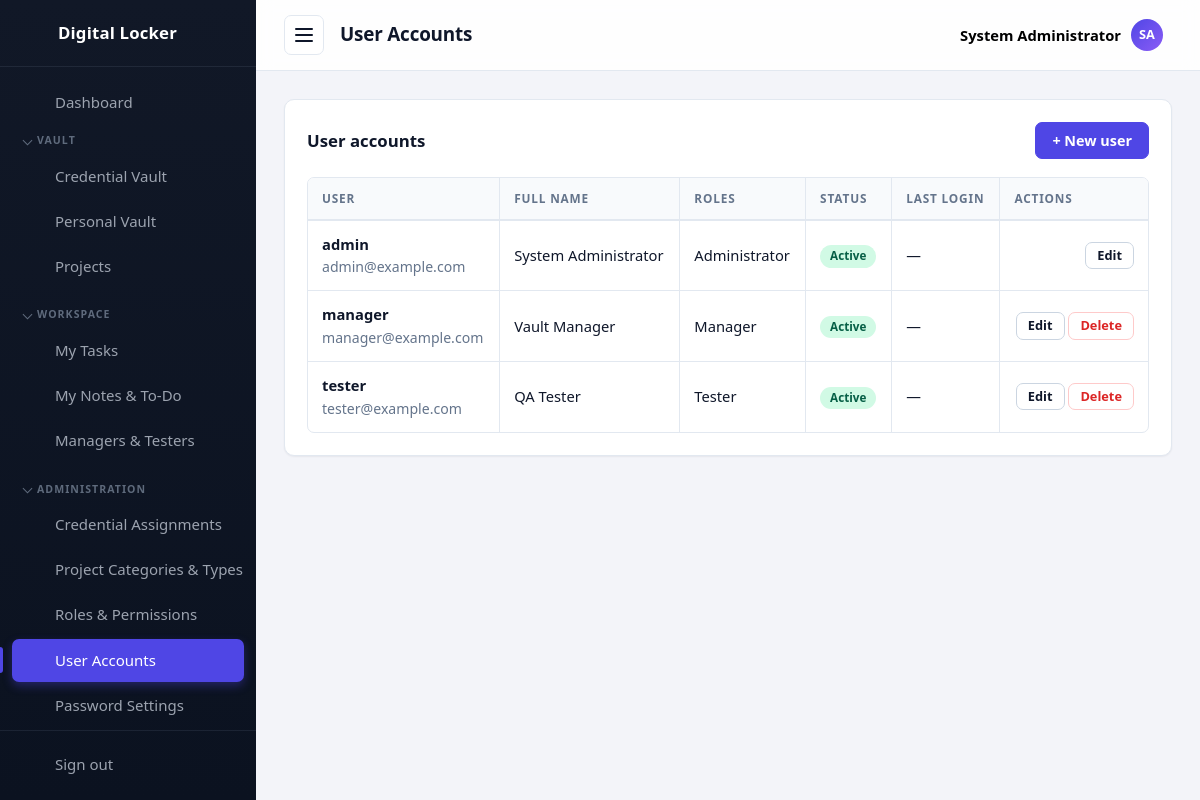
Screenshot of /users/index.php (signed in) with the database file from the repository.
### tables this page shows
CREATE TABLE settings (
  id          INT UNSIGNED AUTO_INCREMENT PRIMARY KEY,
  setting_key VARCHAR(60) NOT NULL UNIQUE,
  setting_value TEXT NULL
);

CREATE TABLE users (
  id            INT UNSIGNED AUTO_INCREMENT PRIMARY KEY,
  username      VARCHAR(50)  NOT NULL UNIQUE,
  email         VARCHAR(120) NOT NULL UNIQUE,
  full_name     VARCHAR(120) NOT NULL DEFAULT '',
  password_hash VARCHAR(255) NOT NULL,
  is_active     TINYINT(1)   NOT NULL DEFAULT 1,
  last_login    DATETIME     NULL,
  created_at    TIMESTAMP DEFAULT CURRENT_TIMESTAMP
);

### includes/functions.php (called while the page is built, shortened)
<?php
function assetUrl(string $relativePath): string
{
    $relativePath = '/' . ltrim($relativePath, '/');
    $diskPath = __DIR__ . '/..' . $relativePath;
    $version = is_file($diskPath) ? filemtime($diskPath) : time();
    return BASE_URL . $relativePath . '?v=' . $version;
}
function e(?string $value): string
{
    return htmlspecialchars((string) $value, ENT_QUOTES, 'UTF-8');
}
function setting(string $key, ?string $default = null): ?string
{
    global $db;
    static $cache = null;
    if ($cache === null) {
        $cache = [];
        try {
            $rows = $db->query('SELECT setting_key, setting_value FROM settings')->fetchAll();
            foreach ($rows as $row) {
                $cache[$row['setting_key']] = $row['setting_value'];
            }
        } catch (Throwable $e) {
            return $default;
        }
    }
    return $cache[$key] ?? $default;
}
function appName(): string
{
    return setting('app_name') ?: 'Digital Locker';
}
function pageTitle(string $title): string
{
    return $title . ' | ' . appName();
}
function initials(string $name): string
{
    $parts = preg_split('/\s+/', trim($name));
    $letters = array_map(static fn ($p) => mb_strtoupper(mb_substr($p, 0, 1)), array_filter($parts));
    return implode('', array_slice($letters, 0, 2)) ?: '?';
}

### includes/auth.php (called while the page is built, shortened)
<?php
function currentUser(): ?array
{
    return $_SESSION['user'] ?? null;
}
function isLoggedIn(): bool
{
    return !empty($_SESSION['user']['id']);
}
function userPermissions(): array
{
    static $permissions = null;
    if ($permissions !== null) {
        return $permissions;
    }
    global $db;
    $permissions = [];
    $stmt = $db->prepare(
        'SELECT DISTINCT rp.permission
           FROM role_permissions rp
           JOIN user_roles ur ON ur.role_id = rp.role_id
          WHERE ur.user_id = :uid'
    );
    $stmt->execute(['uid' => $_SESSION['user']['id']]);
    foreach ($stmt->fetchAll() as $row) {
        $permissions[] = $row['permission'];
    }
    return $permissions;
}
function hasPermission(string $permission): bool
{
    return in_array($permission, userPermissions(), true);
}
function requirePermission(string $permission): void
{
    if (!hasPermission($permission)) {
        require __DIR__ . '/../403.php';
        exit;
    }
}
function userRoleNames(): array
{
    static $roles = null;
    if ($roles !== null) {
        return $roles;
    }
    global $db;
    $stmt = $db->prepare(
        'SELECT r.name, r.id
           FROM roles r
           JOIN user_roles ur ON ur.role_id = r.id
          WHERE ur.user_id = :uid'
    );
    $stmt->execute(['uid' => $_SESSION['user']['id']]);
    $roles = $stmt->fetchAll();
    return $roles;
}
function isAdministrator(): bool
{
    foreach (userRoleNames() as $role) {
        if ($role['name'] === 'Administrator') {
            return true;
        }
    }
    return false;
}

### users/index.php (the view, shortened to what this page needs)
<?php
require_once __DIR__ . '/../includes/init.php';
requirePermission('users.manage');
$pageTitle = 'User Accounts';
$activePage = 'users';
$users = $db->query(
    'SELECT u.id, u.username, u.email, u.full_name, u.is_active, u.last_login,
            GROUP_CONCAT(r.name ORDER BY r.name SEPARATOR ", ") AS role_names
       FROM users u
       LEFT JOIN user_roles ur ON ur.user_id = u.id
       LEFT JOIN roles r ON r.id = ur.role_id
      GROUP BY u.id
      ORDER BY u.username'
)->fetchAll();
require __DIR__ . '/../includes/header.php';
?>
<div class="card">
    <div class="card__header card__header--stack">
        <h2 class="card__title">User accounts</h2>
        <a class="btn btn--primary" href="create.php">+ New user</a>
    </div>
    <?php if ($users): ?>
        <div class="table-wrap">
        <table class="table">
            <thead>
                <tr>
                    <th>User</th>
                    <th>Full name</th>
                    <th>Roles</th>
                    <th>Status</th>
                    <th>Last login</th>
                    <th class="table__actions">Actions</th>
                </tr>
            </thead>
            <tbody>
            <?php foreach ($users as $u): ?>
                <tr>
                    <td><strong><?= e($u['username']) ?></strong><br><span class="muted"><?= e($u['email']) ?></span></td>
                    <td><?= e($u['full_name'] ?: '—') ?></td>
                    <td><?= e($u['role_names'] ?: '—') ?></td>
                    <td>
                        <?php if ((int) $u['is_active'] === 1): ?>
                            <span class="badge badge--success">Active</span>
                        <?php else: ?>
                            <span class="badge badge--danger">Disabled</span>
                        <?php endif; ?>
                    </td>
                    <td><?= e($u['last_login'] ?: '—') ?></td>
                    <td class="table__actions">
                        <a class="btn btn--small" href="edit.php?id=<?= (int) $u['id'] ?>">Edit</a>
                        <?php if ((int) $u['id'] !== (int) currentUser()['id']): ?>
                            <form class="inline-form" method="post" action="delete.php"
                                  onsubmit="return confirm('Delete this user account?');">
                                <button type="submit" class="btn btn--small btn--danger">Delete</button>
                            </form>
                        <?php endif; ?>
                    </td>
                </tr>
            <?php endforeach; ?>
            </tbody>
        </table>
        </div>
    <?php else: ?>
        <p class="muted">No users yet.</p>
    <?php endif; ?>
</div>
<?php require __DIR__ . '/../includes/footer.php'; ?>

### includes/header.php (shortened to what this page needs)
<?php
require_once __DIR__ . '/init.php';
$currentUser = currentUser();
$userRoles   = isLoggedIn() ? userRoleNames() : [];
function isActive(string $name, string $current): string
{
    return $name === $current ? ' active' : '';
}
function sidebarGroups(): array
{
    return [
        'vault' => ['label' => 'Vault', 'items' => [
            ['key' => 'passwords', 'href' => '/passwords/index.php', 'icon' => 'passwords', 'label' => 'Credential Vault', 'show' => hasPermission('passwords.view')],
            ['key' => 'personal', 'href' => '/personal/index.php', 'icon' => 'personal', 'label' => 'Personal Vault', 'show' => true],
            ['key' => 'projects', 'href' => '/projects/index.php', 'icon' => 'projects', 'label' => hasPermission('projects.manage') ? 'Projects' : 'My Projects', 'show' => hasPermission('projects.manage') || hasAnyProjectMembership()],
        ]],
        'workspace' => ['label' => 'Workspace', 'items' => [
            ['key' => 'tasks', 'href' => '/tasks/index.php', 'icon' => 'tasks', 'label' => 'My Tasks', 'show' => hasPermission('tasks.view')],
            ['key' => 'notes', 'href' => '/notes/index.php', 'icon' => 'notes', 'label' => 'My Notes & To-Do', 'show' => true],
            ['key' => 'team', 'href' => '/team/index.php', 'icon' => 'team', 'label' => isAdministrator() ? 'Managers & Testers' : (hasPermission('tasks.manage') ? 'My Team' : 'Mentors'), 'show' => true],
        ]],
        'administration' => ['label' => 'Administration', 'items' => [
            ['key' => 'assignments', 'href' => '/passwords/assignments.php', 'icon' => 'assignments', 'label' => 'Credential Assignments', 'show' => hasPermission('passwords.manage')],
            ['key' => 'categories', 'href' => '/categories/index.php', 'icon' => 'categories', 'label' => 'Project Categories & Types', 'show' => true],
            ['key' => 'roles', 'href' => '/roles/index.php', 'icon' => 'roles', 'label' => 'Roles &amp; Permissions', 'show' => hasPermission('roles.manage')],
            ['key' => 'users', 'href' => '/users/index.php', 'icon' => 'users', 'label' => 'User Accounts', 'show' => hasPermission('users.manage')],
            ['key' => 'settings', 'href' => '/settings/index.php', 'icon' => 'settings', 'label' => 'Password Settings', 'show' => hasPermission('settings.manage')],
            ['key' => 'reset', 'href' => '/settings/reset.php', 'icon' => 'reset', 'label' => 'Factory Reset', 'show' => isAdministrator()],
        ]],
    ];
}
function navIcon(string $name): string
{
    $icons = [
        'dashboard' => '<path d="M3 3h8v8H3zM13 3h8v5h-8zM13 12h8v9h-8zM3 15h8v6H3z"/>',
        'passwords' => '<circle cx="8" cy="15" r="4"/><path d="M10.8 12.2L21 2M18 5l3 3M15.5 7.5l2 2"/>',
        'personal'  => '<circle cx="12" cy="8" r="4"/><path d="M4 21c0-4.4 3.6-7 8-7s8 2.6 8 7"/>',
        'export'    => '<path d="M12 3v12M8 11l4 4 4-4M4 17v3h16v-3"/>',
        'projects'  => '<path d="M3 7a2 2 0 0 1 2-2h4l2 2h8a2 2 0 0 1 2 2v9a2 2 0 0 1-2 2H5a2 2 0 0 1-2-2z"/>',
        'tasks'     => '<path d="M9 5H7a2 2 0 0 0-2 2v12a2 2 0 0 0 2 2h10a2 2 0 0 0 2-2V7a2 2 0 0 0-2-2h-2"/><rect x="9" y="3" width="6" height="4" rx="1"/><path d="M9 12l2 2 4-4"/>',
        'notes'     => '<path d="M6 3h9l5 5v13a1 1 0 0 1-1 1H6a1 1 0 0 1-1-1V4a1 1 0 0 1 1-1z"/><path d="M15 3v5h5M8 13h8M8 17h5"/>',
        'team'      => '<circle cx="9" cy="8" r="3.5"/><path d="M2.5 20c0-3.5 3-5.5 6.5-5.5s6.5 2 6.5 5.5M16 4.5a3.5 3.5 0 0 1 0 7M17.5 14.5c2.5.6 4 2.3 4 5.5"/>',
        'categories' => '<path d="M4 4h7v7H4zM13 4h7v7h-7zM4 13h7v7H4zM13 13h7v7h-7z"/>',
        'assignments' => '<circle cx="9" cy="7" r="4"/><path d="M2.5 21c0-4 3-6.5 6.5-6.5s6.5 2.5 6.5 6.5"/><path d="M17 8l2 2 4-4"/>',
        'roles'     => '<path d="M12 3l8 3v6c0 4.5-3.2 7.6-8 9-4.8-1.4-8-4.5-8-9V6z"/><path d="M9 12l2 2 4-4"/>',
        'users'     => '<circle cx="9" cy="8" r="3.5"/><path d="M2.5 20c0-3.5 3-5.5 6.5-5.5s6.5 2 6.5 5.5M16 4.5a3.5 3.5 0 0 1 0 7M17.5 14.5c2.5.6 4 2.3 4 5.5"/>',
        'settings'  => '<path d="M4 7h10M18 7h2M4 17h2M10 17h10"/><circle cx="16" cy="7" r="2.5"/><circle cx="8" cy="17" r="2.5"/>',
        'reset'     => '<path d="M3 12a9 9 0 1 1 3 6.7"/><path d="M3 21v-5h5"/>',
        'logout'    => '<path d="M14 4H5v16h9M10 12h11M18 8l4 4-4 4"/>',
        'lock'      => '<rect x="5" y="11" width="14" height="10" rx="2"/><path d="M8 11V8a4 4 0 0 1 8 0v3M12 15v3"/>',
    ];
    return '<svg class="icon" width="24" height="24" viewBox="0 0 24 24" fill="none" stroke="currentColor" stroke-width="2" stroke-linecap="round" stroke-linejoin="round" aria-hidden="true">' . ($icons[$name] ?? '') . '</svg>';
}
?>
<!DOCTYPE html>
<html lang="en">
<head>
    <title><?= e(pageTitle($pageTitle)) ?></title>
    <link rel="stylesheet" href="<?= e(assetUrl('/assets/css/style.css')) ?>">
</head>
<body data-autolock="<?= (int) setting('auto_lock_minutes', '0') ?>" data-confirm-reveal="<?= (int) setting('require_confirm_reveal', '0') ?>" data-lock-url="<?= e(BASE_URL . '/lock.php') ?>">
<div class="layout">
    <aside class="sidebar" id="sidebar">
        <a class="sidebar__brand" href="<?= BASE_URL ?>/dashboard.php" aria-label="<?= e(appName()) ?>">
            <?= navIcon('lock') ?>
            <span class="sidebar__brand-text"><?= e(appName()) ?></span>
        </a>
        <nav class="sidebar__nav" aria-label="Main navigation">
            <a class="sidebar__link<?= isActive('dashboard', $activePage) ?>" href="<?= BASE_URL ?>/dashboard.php">
                <?= navIcon('dashboard') ?>
                <span class="sidebar__link-text">Dashboard</span>
            </a>
            <?php foreach (sidebarGroups() as $navGroup):
                $navItems = array_filter($navGroup['items'], static fn ($it) => $it['show']);
            ?>
                <details class="sidebar__group" open>
                    <summary class="sidebar__group-label"><?= e($navGroup['label']) ?></summary>
                    <?php foreach ($navItems as $navItem): ?>
                        <a class="sidebar__link<?= isActive($navItem['key'], $activePage) ?>" href="<?= BASE_URL . $navItem['href'] ?>">
                            <?= navIcon($navItem['icon']) ?>
                            <span class="sidebar__link-text"><?= $navItem['label'] ?></span>
                        </a>
                    <?php endforeach; ?>
                </details>
            <?php endforeach; ?>
        </nav>
        <div class="sidebar__footer">
            <a class="sidebar__link" href="<?= BASE_URL ?>/logout.php">
                <?= navIcon('logout') ?>
                <span class="sidebar__link-text">Sign out</span>
            </a>
        </div>
    </aside>
    <div class="main">
        <header class="topbar">
            <button class="topbar__toggle" id="sidebar-toggle" aria-label="Toggle navigation" aria-expanded="true">
                <span></span><span></span><span></span>
            </button>
            <h1 class="topbar__title"><?= e($pageTitle) ?></h1>
            <div class="topbar__user" id="user-menu">
                <button type="button" class="topbar__user-btn" id="user-menu-toggle" aria-haspopup="true" aria-expanded="false">
                    <span class="topbar__user-name"><?= e($currentUser['full_name'] ?: $currentUser['username']) ?></span>
                    <span class="topbar__avatar"><?= e(initials($currentUser['full_name'] ?: $currentUser['username'])) ?></span>
                </button>
            </div>
        </header>
        <main class="content">

### rows the page displays
settings: setting_value "Digital Locker"
users: full_name "System Administrator", full_name "SA", username "admin", email "admin@example.com", role_names "Administrator", is_active "Active", last_login "—"
users: username "manager", email "manager@example.com", full_name "Vault Manager", role_names "Manager", is_active "Active", last_login "—"
users: username "tester", email "tester@example.com", full_name "QA Tester", role_names "Tester", is_active "Active", last_login "—"

### other values shown
$navGroup['label'] "VAULT"
$navItem['label'] "Credential Vault"
$navItem['label'] "Personal Vault"
$navItem['label'] "Projects"
$navGroup['label'] "WORKSPACE"
$navItem['label'] "My Tasks"
$navItem['label'] "My Notes & To-Do"
$navItem['label'] "Managers & Testers"
$navGroup['label'] "ADMINISTRATION"
$navItem['label'] "Credential Assignments"
$navItem['label'] "Project Categories & Types"
$navItem['label'] "Roles & Permissions"
$navItem['label'] "User Accounts"
$navItem['label'] "Password Settings"
$pageTitle "User Accounts"
